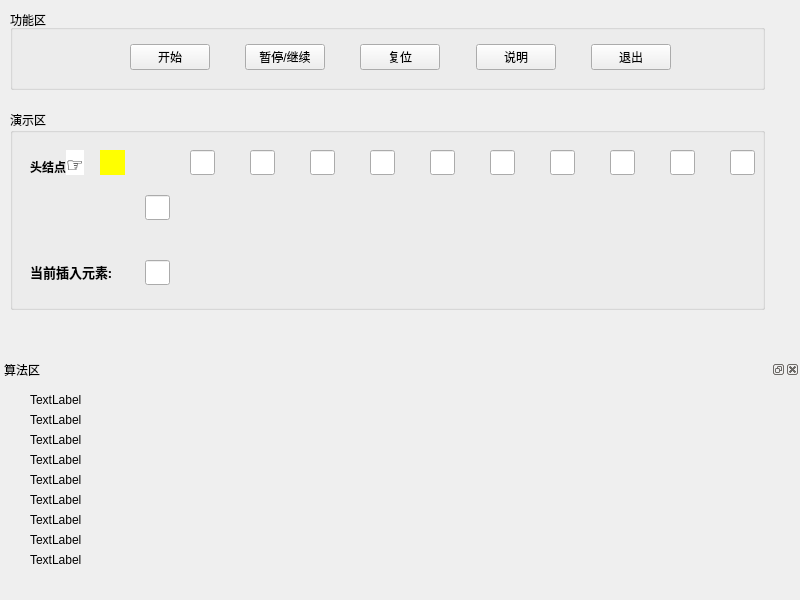
<?xml version="1.0" encoding="UTF-8"?>
<ui version="4.0">
 <class>linkCreaatNodeHead</class>
 <widget class="QMainWindow" name="linkCreaatNodeHead">
  <property name="geometry">
   <rect>
    <x>0</x>
    <y>0</y>
    <width>800</width>
    <height>600</height>
   </rect>
  </property>
  <property name="windowTitle">
   <string>MainWindow</string>
  </property>
  <widget class="QWidget" name="centralwidget">
   <widget class="QGroupBox" name="groupBox">
    <property name="geometry">
     <rect>
      <x>10</x>
      <y>110</y>
      <width>755</width>
      <height>200</height>
     </rect>
    </property>
    <property name="minimumSize">
     <size>
      <width>0</width>
      <height>0</height>
     </size>
    </property>
    <property name="maximumSize">
     <size>
      <width>800</width>
      <height>300</height>
     </size>
    </property>
    <property name="font">
     <font>
      <family>Agency FB</family>
      <pointsize>9</pointsize>
      <weight>50</weight>
      <italic>false</italic>
      <bold>false</bold>
     </font>
    </property>
    <property name="styleSheet">
     <string notr="true">font: 9pt &quot;Agency FB&quot;;</string>
    </property>
    <property name="title">
     <string>演示区</string>
    </property>
    <widget class="QLabel" name="nodelabel_2">
     <property name="geometry">
      <rect>
       <x>20</x>
       <y>40</y>
       <width>70</width>
       <height>25</height>
      </rect>
     </property>
     <property name="text">
      <string>&lt;html&gt;&lt;head/&gt;&lt;body&gt;&lt;p&gt;&lt;span style=&quot; font-weight:600;&quot;&gt;头结点&lt;/span&gt;&lt;span style=&quot; font-family:'Verdana,Arial,Tahoma'; font-size:20px; font-weight:600; color:#000000; background-color:#ffffff;&quot;&gt;☞&lt;/span&gt;&lt;/p&gt;&lt;/body&gt;&lt;/html&gt;</string>
     </property>
    </widget>
    <widget class="QLineEdit" name="nodelineEdit_2">
     <property name="geometry">
      <rect>
       <x>90</x>
       <y>40</y>
       <width>25</width>
       <height>25</height>
      </rect>
     </property>
     <property name="minimumSize">
      <size>
       <width>25</width>
       <height>25</height>
      </size>
     </property>
     <property name="maximumSize">
      <size>
       <width>25</width>
       <height>25</height>
      </size>
     </property>
     <property name="styleSheet">
      <string notr="true">background-color: rgb(255, 255, 0);</string>
     </property>
     <property name="frame">
      <bool>false</bool>
     </property>
     <property name="readOnly">
      <bool>true</bool>
     </property>
    </widget>
    <widget class="QLabel" name="label_2">
     <property name="geometry">
      <rect>
       <x>20</x>
       <y>150</y>
       <width>120</width>
       <height>25</height>
      </rect>
     </property>
     <property name="text">
      <string>&lt;html&gt;&lt;head/&gt;&lt;body&gt;&lt;p&gt;&lt;span style=&quot; font-size:10pt; font-weight:600;&quot;&gt;当前插入元素:&lt;/span&gt;&lt;/p&gt;&lt;/body&gt;&lt;/html&gt;</string>
     </property>
    </widget>
    <widget class="QLineEdit" name="currentlineEdit_2">
     <property name="geometry">
      <rect>
       <x>135</x>
       <y>150</y>
       <width>25</width>
       <height>25</height>
      </rect>
     </property>
     <property name="minimumSize">
      <size>
       <width>25</width>
       <height>25</height>
      </size>
     </property>
     <property name="maximumSize">
      <size>
       <width>25</width>
       <height>25</height>
      </size>
     </property>
     <property name="styleSheet">
      <string notr="true">font: 11pt &quot;宋体&quot;;</string>
     </property>
     <property name="readOnly">
      <bool>true</bool>
     </property>
    </widget>
    <widget class="QLineEdit" name="lineEdit_11">
     <property name="geometry">
      <rect>
       <x>180</x>
       <y>40</y>
       <width>25</width>
       <height>25</height>
      </rect>
     </property>
     <property name="minimumSize">
      <size>
       <width>25</width>
       <height>25</height>
      </size>
     </property>
     <property name="maximumSize">
      <size>
       <width>25</width>
       <height>25</height>
      </size>
     </property>
     <property name="font">
      <font>
       <family>宋体</family>
       <pointsize>11</pointsize>
       <weight>50</weight>
       <italic>false</italic>
       <bold>false</bold>
      </font>
     </property>
     <property name="styleSheet">
      <string notr="true">font: 11pt &quot;宋体&quot;;
</string>
     </property>
     <property name="readOnly">
      <bool>true</bool>
     </property>
    </widget>
    <widget class="QLineEdit" name="lineEdit_12">
     <property name="geometry">
      <rect>
       <x>240</x>
       <y>40</y>
       <width>25</width>
       <height>25</height>
      </rect>
     </property>
     <property name="minimumSize">
      <size>
       <width>25</width>
       <height>25</height>
      </size>
     </property>
     <property name="maximumSize">
      <size>
       <width>25</width>
       <height>25</height>
      </size>
     </property>
     <property name="styleSheet">
      <string notr="true">font: 11pt &quot;宋体&quot;;</string>
     </property>
     <property name="readOnly">
      <bool>true</bool>
     </property>
    </widget>
    <widget class="QLineEdit" name="lineEdit_13">
     <property name="geometry">
      <rect>
       <x>300</x>
       <y>40</y>
       <width>25</width>
       <height>25</height>
      </rect>
     </property>
     <property name="minimumSize">
      <size>
       <width>25</width>
       <height>25</height>
      </size>
     </property>
     <property name="maximumSize">
      <size>
       <width>25</width>
       <height>25</height>
      </size>
     </property>
     <property name="styleSheet">
      <string notr="true">font: 11pt &quot;宋体&quot;;</string>
     </property>
     <property name="readOnly">
      <bool>true</bool>
     </property>
    </widget>
    <widget class="QLineEdit" name="lineEdit_14">
     <property name="geometry">
      <rect>
       <x>360</x>
       <y>40</y>
       <width>25</width>
       <height>25</height>
      </rect>
     </property>
     <property name="minimumSize">
      <size>
       <width>25</width>
       <height>25</height>
      </size>
     </property>
     <property name="maximumSize">
      <size>
       <width>25</width>
       <height>25</height>
      </size>
     </property>
     <property name="styleSheet">
      <string notr="true">font: 11pt &quot;宋体&quot;;</string>
     </property>
     <property name="readOnly">
      <bool>true</bool>
     </property>
    </widget>
    <widget class="QLineEdit" name="lineEdit_15">
     <property name="geometry">
      <rect>
       <x>420</x>
       <y>40</y>
       <width>25</width>
       <height>25</height>
      </rect>
     </property>
     <property name="minimumSize">
      <size>
       <width>25</width>
       <height>25</height>
      </size>
     </property>
     <property name="maximumSize">
      <size>
       <width>25</width>
       <height>25</height>
      </size>
     </property>
     <property name="styleSheet">
      <string notr="true">font: 11pt &quot;宋体&quot;;</string>
     </property>
     <property name="readOnly">
      <bool>true</bool>
     </property>
    </widget>
    <widget class="QLineEdit" name="lineEdit_16">
     <property name="geometry">
      <rect>
       <x>480</x>
       <y>40</y>
       <width>25</width>
       <height>25</height>
      </rect>
     </property>
     <property name="minimumSize">
      <size>
       <width>25</width>
       <height>25</height>
      </size>
     </property>
     <property name="maximumSize">
      <size>
       <width>25</width>
       <height>25</height>
      </size>
     </property>
     <property name="styleSheet">
      <string notr="true">font: 11pt &quot;宋体&quot;;</string>
     </property>
     <property name="readOnly">
      <bool>true</bool>
     </property>
    </widget>
    <widget class="QLineEdit" name="lineEdit_17">
     <property name="geometry">
      <rect>
       <x>540</x>
       <y>40</y>
       <width>25</width>
       <height>25</height>
      </rect>
     </property>
     <property name="minimumSize">
      <size>
       <width>25</width>
       <height>25</height>
      </size>
     </property>
     <property name="maximumSize">
      <size>
       <width>25</width>
       <height>25</height>
      </size>
     </property>
     <property name="styleSheet">
      <string notr="true">font: 11pt &quot;宋体&quot;;</string>
     </property>
     <property name="readOnly">
      <bool>true</bool>
     </property>
    </widget>
    <widget class="QLineEdit" name="lineEdit_18">
     <property name="geometry">
      <rect>
       <x>600</x>
       <y>40</y>
       <width>25</width>
       <height>25</height>
      </rect>
     </property>
     <property name="minimumSize">
      <size>
       <width>25</width>
       <height>25</height>
      </size>
     </property>
     <property name="maximumSize">
      <size>
       <width>25</width>
       <height>25</height>
      </size>
     </property>
     <property name="styleSheet">
      <string notr="true">font: 11pt &quot;宋体&quot;;</string>
     </property>
     <property name="readOnly">
      <bool>true</bool>
     </property>
    </widget>
    <widget class="QLineEdit" name="lineEdit_19">
     <property name="geometry">
      <rect>
       <x>660</x>
       <y>40</y>
       <width>25</width>
       <height>25</height>
      </rect>
     </property>
     <property name="minimumSize">
      <size>
       <width>25</width>
       <height>25</height>
      </size>
     </property>
     <property name="maximumSize">
      <size>
       <width>25</width>
       <height>25</height>
      </size>
     </property>
     <property name="styleSheet">
      <string notr="true">font: 11pt &quot;宋体&quot;;</string>
     </property>
     <property name="readOnly">
      <bool>true</bool>
     </property>
    </widget>
    <widget class="QLineEdit" name="lineEdit_20">
     <property name="geometry">
      <rect>
       <x>720</x>
       <y>40</y>
       <width>25</width>
       <height>25</height>
      </rect>
     </property>
     <property name="minimumSize">
      <size>
       <width>25</width>
       <height>25</height>
      </size>
     </property>
     <property name="maximumSize">
      <size>
       <width>25</width>
       <height>25</height>
      </size>
     </property>
     <property name="styleSheet">
      <string notr="true">font: 11pt &quot;宋体&quot;;</string>
     </property>
     <property name="readOnly">
      <bool>true</bool>
     </property>
    </widget>
    <widget class="QLineEdit" name="lineEdit_21">
     <property name="geometry">
      <rect>
       <x>135</x>
       <y>85</y>
       <width>25</width>
       <height>25</height>
      </rect>
     </property>
     <property name="minimumSize">
      <size>
       <width>25</width>
       <height>25</height>
      </size>
     </property>
     <property name="maximumSize">
      <size>
       <width>25</width>
       <height>25</height>
      </size>
     </property>
     <property name="styleSheet">
      <string notr="true">font: 11pt &quot;宋体&quot;;</string>
     </property>
     <property name="readOnly">
      <bool>true</bool>
     </property>
    </widget>
   </widget>
   <widget class="QGroupBox" name="ButtonBox">
    <property name="geometry">
     <rect>
      <x>10</x>
      <y>10</y>
      <width>755</width>
      <height>80</height>
     </rect>
    </property>
    <property name="title">
     <string>功能区</string>
    </property>
    <widget class="QWidget" name="layoutWidget_2">
     <property name="geometry">
      <rect>
       <x>120</x>
       <y>30</y>
       <width>541</width>
       <height>35</height>
      </rect>
     </property>
     <layout class="QHBoxLayout" name="horizontalLayout_2">
      <item>
       <widget class="QPushButton" name="startButton_2">
        <property name="text">
         <string>开始</string>
        </property>
       </widget>
      </item>
      <item>
       <spacer name="horizontalSpacer_5">
        <property name="orientation">
         <enum>Qt::Horizontal</enum>
        </property>
        <property name="sizeHint" stdset="0">
         <size>
          <width>40</width>
          <height>20</height>
         </size>
        </property>
       </spacer>
      </item>
      <item>
       <widget class="QPushButton" name="pauseButton_2">
        <property name="text">
         <string>暂停/继续</string>
        </property>
       </widget>
      </item>
      <item>
       <spacer name="horizontalSpacer_6">
        <property name="orientation">
         <enum>Qt::Horizontal</enum>
        </property>
        <property name="sizeHint" stdset="0">
         <size>
          <width>40</width>
          <height>20</height>
         </size>
        </property>
       </spacer>
      </item>
      <item>
       <widget class="QPushButton" name="frashButton_2">
        <property name="text">
         <string>复位</string>
        </property>
       </widget>
      </item>
      <item>
       <spacer name="horizontalSpacer_7">
        <property name="orientation">
         <enum>Qt::Horizontal</enum>
        </property>
        <property name="sizeHint" stdset="0">
         <size>
          <width>40</width>
          <height>20</height>
         </size>
        </property>
       </spacer>
      </item>
      <item>
       <widget class="QPushButton" name="explainButton_2">
        <property name="text">
         <string>说明</string>
        </property>
       </widget>
      </item>
      <item>
       <spacer name="horizontalSpacer_8">
        <property name="orientation">
         <enum>Qt::Horizontal</enum>
        </property>
        <property name="sizeHint" stdset="0">
         <size>
          <width>40</width>
          <height>20</height>
         </size>
        </property>
       </spacer>
      </item>
      <item>
       <widget class="QPushButton" name="backButton_2">
        <property name="text">
         <string>退出</string>
        </property>
       </widget>
      </item>
     </layout>
    </widget>
   </widget>
  </widget>
  <widget class="QMenuBar" name="menubar">
   <property name="geometry">
    <rect>
     <x>0</x>
     <y>0</y>
     <width>800</width>
     <height>23</height>
    </rect>
   </property>
  </widget>
  <widget class="QDockWidget" name="dockWidget">
   <property name="minimumSize">
    <size>
     <width>80</width>
     <height>240</height>
    </size>
   </property>
   <property name="maximumSize">
    <size>
     <width>524287</width>
     <height>240</height>
    </size>
   </property>
   <property name="windowTitle">
    <string>算法区</string>
   </property>
   <attribute name="dockWidgetArea">
    <number>8</number>
   </attribute>
   <widget class="QWidget" name="dockWidgetContents">
    <widget class="QLabel" name="label">
     <property name="geometry">
      <rect>
       <x>30</x>
       <y>10</y>
       <width>601</width>
       <height>21</height>
      </rect>
     </property>
     <property name="styleSheet">
      <string notr="true">font: 11pt &quot;宋体&quot;;</string>
     </property>
     <property name="text">
      <string>TextLabel</string>
     </property>
    </widget>
    <widget class="QLabel" name="label_3">
     <property name="geometry">
      <rect>
       <x>30</x>
       <y>30</y>
       <width>601</width>
       <height>21</height>
      </rect>
     </property>
     <property name="styleSheet">
      <string notr="true">font: 11pt &quot;宋体&quot;;</string>
     </property>
     <property name="text">
      <string>TextLabel</string>
     </property>
    </widget>
    <widget class="QLabel" name="label_4">
     <property name="geometry">
      <rect>
       <x>30</x>
       <y>50</y>
       <width>601</width>
       <height>21</height>
      </rect>
     </property>
     <property name="styleSheet">
      <string notr="true">font: 11pt &quot;宋体&quot;;</string>
     </property>
     <property name="text">
      <string>TextLabel</string>
     </property>
    </widget>
    <widget class="QLabel" name="label_5">
     <property name="geometry">
      <rect>
       <x>30</x>
       <y>70</y>
       <width>601</width>
       <height>21</height>
      </rect>
     </property>
     <property name="styleSheet">
      <string notr="true">font: 11pt &quot;宋体&quot;;</string>
     </property>
     <property name="text">
      <string>TextLabel</string>
     </property>
    </widget>
    <widget class="QLabel" name="label_6">
     <property name="geometry">
      <rect>
       <x>30</x>
       <y>90</y>
       <width>601</width>
       <height>21</height>
      </rect>
     </property>
     <property name="styleSheet">
      <string notr="true">font: 11pt &quot;宋体&quot;;</string>
     </property>
     <property name="text">
      <string>TextLabel</string>
     </property>
    </widget>
    <widget class="QLabel" name="label_7">
     <property name="geometry">
      <rect>
       <x>30</x>
       <y>110</y>
       <width>601</width>
       <height>21</height>
      </rect>
     </property>
     <property name="styleSheet">
      <string notr="true">font: 11pt &quot;宋体&quot;;</string>
     </property>
     <property name="text">
      <string>TextLabel</string>
     </property>
    </widget>
    <widget class="QLabel" name="label_8">
     <property name="geometry">
      <rect>
       <x>30</x>
       <y>130</y>
       <width>601</width>
       <height>21</height>
      </rect>
     </property>
     <property name="styleSheet">
      <string notr="true">font: 11pt &quot;宋体&quot;;</string>
     </property>
     <property name="text">
      <string>TextLabel</string>
     </property>
    </widget>
    <widget class="QLabel" name="label_9">
     <property name="geometry">
      <rect>
       <x>30</x>
       <y>150</y>
       <width>601</width>
       <height>21</height>
      </rect>
     </property>
     <property name="styleSheet">
      <string notr="true">font: 11pt &quot;宋体&quot;;</string>
     </property>
     <property name="text">
      <string>TextLabel</string>
     </property>
    </widget>
    <widget class="QLabel" name="label_10">
     <property name="geometry">
      <rect>
       <x>30</x>
       <y>170</y>
       <width>601</width>
       <height>21</height>
      </rect>
     </property>
     <property name="styleSheet">
      <string notr="true">font: 11pt &quot;宋体&quot;;</string>
     </property>
     <property name="text">
      <string>TextLabel</string>
     </property>
    </widget>
   </widget>
  </widget>
 </widget>
 <resources/>
 <connections/>
</ui>
